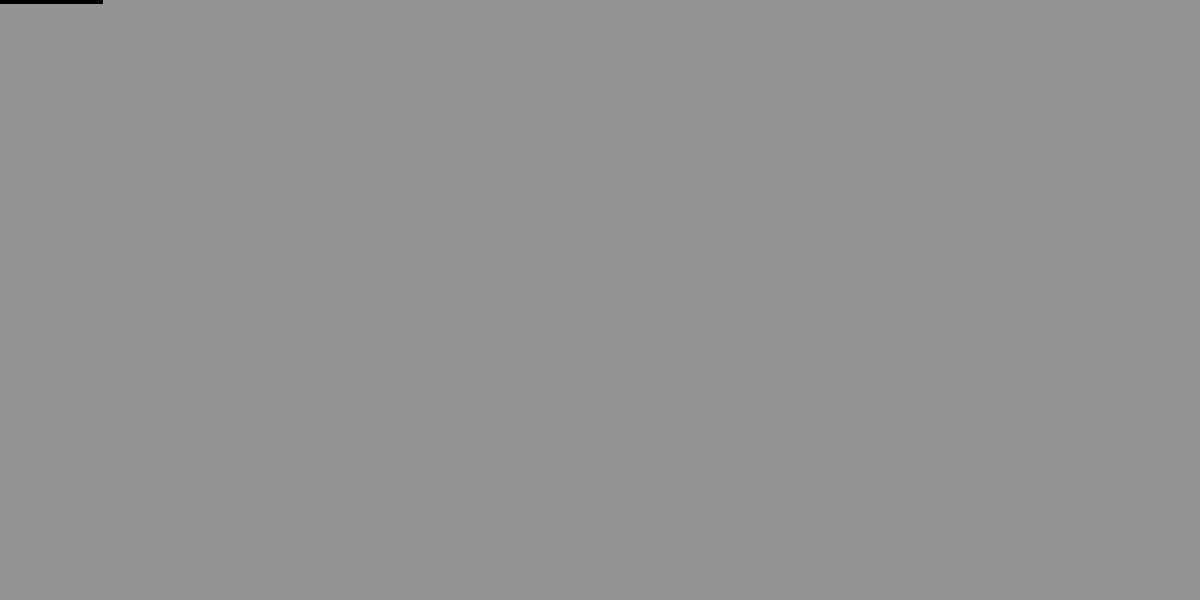
Frame 1 (no input)
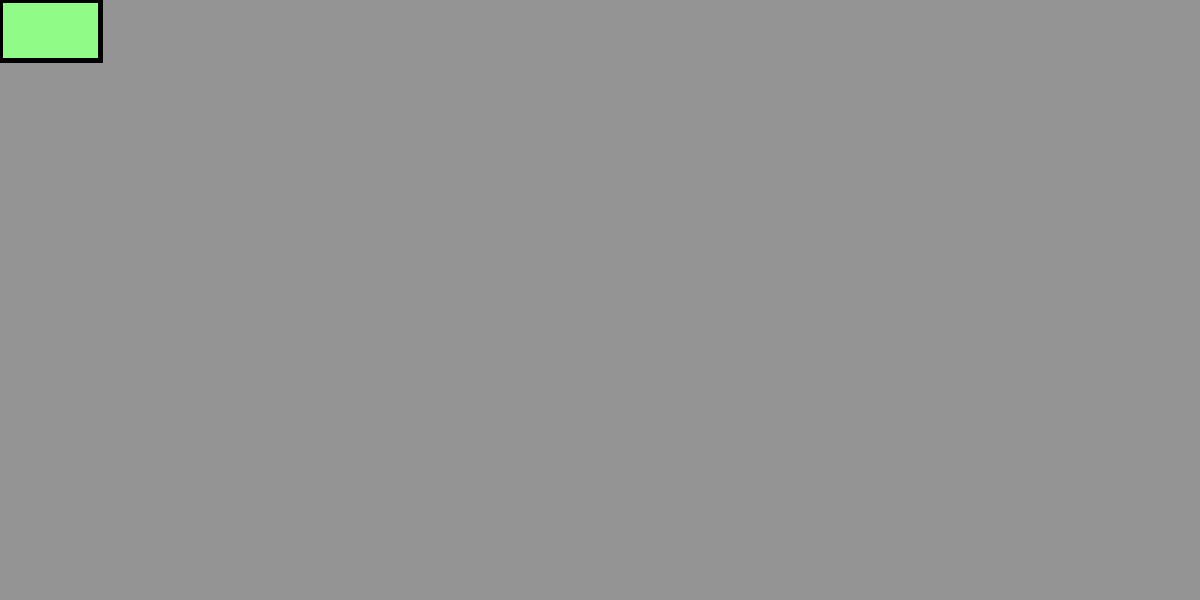
Frame 60 (the mouse pressed at the canvas centre just before this capture)
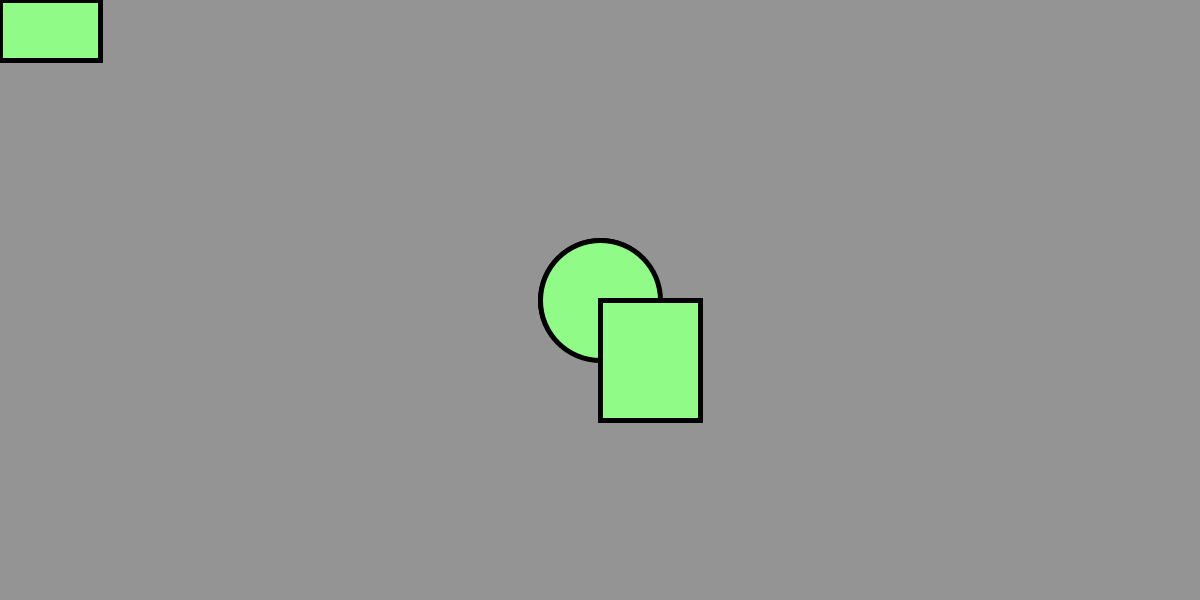
Frame 120 (the mouse held since frame 60 and released just before this capture)

The Processing sketch that drew these frames (run headless with seeded random() and noise(); from frame 60 on, the mouse is pressed at the canvas centre):

// Processing sketch: processing_72049
// ── processing_72049.pde

//Brian Bollens
//Introduction to Digital Media Fall 2012
//Section A
//9.11.12


float randomDiameter = 0; //global variable - float
float strokeGray = 0; //Global Variable - float

void setup(){
  size(1200,600);
  background(148,148,148);

}

void draw() {
  
 stroke(strokeGray);
 strokeWeight(5);
 smooth(); //anti-alliasing
 fill(144,252,135); //color selector
 
 //randomDiameter = random(20,100);
 if(randomDiameter<200){
   randomDiameter++;
 }
 else{
   randomDiameter=0;
   
 }
 
 ellipse(mouseX,mouseY,randomDiameter,randomDiameter);
 rect(mouseX,mouseY,100,randomDiameter);
 

}

void mouseClicked() {
  
  if (strokeGray==0){
    strokeGray = 255;
  }
  else{strokeGray = 0;
  }
  
  

}
